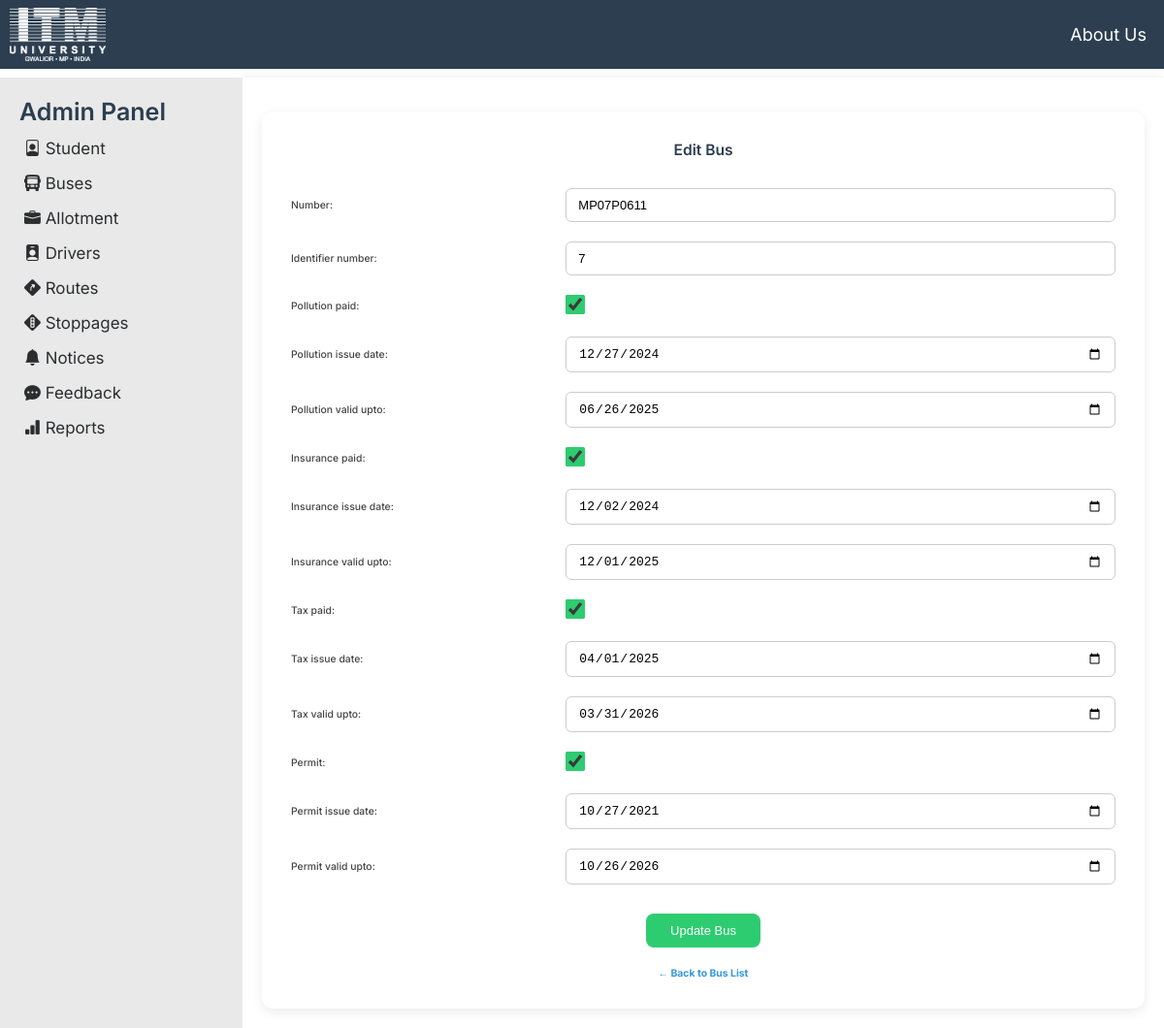
Screenshot of /bus/MP07P0611/edit/ (signed in) with the database file from the repository.
### bus_app/models.py (models this page shows, shortened)
class Bus(models.Model):
    number = models.CharField(max_length=10, unique=True)  # Example: MP07VV467
    identifier_number = models.CharField(max_length=10, unique=True, null=True, blank=True)
    pollution_paid = models.BooleanField(default=False)
    pollution_issue_date = models.DateField(null=True, blank=True)
    pollution_valid_upto = models.DateField(null=True, blank=True)
    insurance_paid = models.BooleanField(default=False)
    insurance_issue_date = models.DateField(null=True, blank=True)
    insurance_valid_upto = models.DateField(null=True, blank=True)
    tax_paid = models.BooleanField(default=False)
    tax_issue_date = models.DateField(null=True, blank=True)
    tax_valid_upto = models.DateField(null=True, blank=True)
    permit = models.BooleanField(default=False)
    permit_issue_date = models.DateField(null=True, blank=True)
    permit_valid_upto = models.DateField(null=True, blank=True)

### bus_app/views.py (the view)
# urls.py: path('bus/<str:number>/edit/', views.edit_bus, name='edit_bus'),#edit bus
def edit_bus(request, number):
    bus = get_object_or_404(Bus, number=number)
    if request.method == 'POST':
        form = BusForm(request.POST, instance=bus)
        if form.is_valid():
            form.save()
            return redirect('bus_list')  # redirect to bus list or bus detail page
    else:
        form = BusForm(instance=bus)
    return render(request, 'edit_bus.html', {'form': form,'bus': bus
    })

### bus_app/forms.py
class BusForm(forms.ModelForm):
    class Meta:
        model = Bus
        fields = ['number']

### bus_app/templates/edit_bus.html (shortened to what this page needs)
{% extends "layout.html" %}
{% load static %}
{% block extra_css %}
  <link rel="stylesheet" href="{% static 'css/bus_detail.css' %}">
{% endblock %}
{% block content %}
  <div class="form-container">
    <h2>Edit Bus</h2>
    <form method="post" id="editBusForm">
      {% for field in form.visible_fields %}
        <div class="form-row">
          <label class="form-label">{{ field.label }}:</label>
          <div class="form-input">{{ field }}</div>
        </div>
      {% endfor %}
      <button type="submit" class="submit-btn">Update Bus</button>
    </form>
    <a href="{% url 'bus_list' %}" class="back-link">← Back to Bus List</a>
  </div>
{% endblock %}

### static/css/style.css (style rules this page uses)
* { box-sizing: border-box; margin: 0; padding: 0; }
html, body { font-family: 'Arial', sans-serif; font-size: 13px; overflow-x: hidden; }
body.layout-template { margin: 0; }

### static/css/bus_detail.css (style rules this page uses)
h2 { text-align: center; margin-bottom: 25px; color: #333; }
.back-link { display: block; margin-top: 20px; text-align: center; color: #007BFF; font-weight: bold; text-decoration: none; }

### bus_app/templates/edit_bus.html (style rules this page uses)
body { font-family: 'Inter', sans-serif; }
.form-container { font-size: .8rem; background-color: #fff; padding: 30px; border-radius: 12px; box-shadow: 0 4px 12px rgba(0,0,0,0.08); max-width: 1100px; margin: auto; margin-top: 15px; }
h2 { text-align: center; margin-bottom: 30px; font-weight: 600; color: #2c3e50; }
.form-row { display: flex; align-items: center; margin-bottom: 20px; }
.form-label { flex: 1; font-weight: 500; color: #444; }
.form-input { flex: 2; }
.form-input input, .form-input select { width: 100%; padding: 9px 12px; border-radius: 6px; border: 1px solid #ccc; font-size: 1rem; transition: border-color 0.3s; }
.form-input input[type="checkbox"] { width: 20px; height: 20px; margin-right: 10px; cursor: pointer; accent-color: #2ecc71; }
.submit-btn { background-color: #2ecc71; color: white; padding: 10px 25px; border: none; border-radius: 8px; font-size: 1rem; font-weight: 500; cursor: pointer; transition: background-color 0.3s; display: block; margin: 30px auto 0; }
.back-link { display: block; text-align: center; margin-top: 20px; color: #3498db; text-decoration: none; }

### rows the page displays
Bus: visible_fields "MP07P0611" "7" "☑" "12/27/2024" "06/26/2025" "☑" "12/02/2024" "12/01/2025" "☑" "04/01/2025" "03/31/2026" "☑" "10/27/2021" "10/26/2026"

### other values shown
{{ field.label }} "Number" "Identifier number" "Pollution paid" "Pollution issue date" "Pollution valid upto" "Insurance paid" "Insurance issue date" "Insurance valid upto" "Tax paid" "Tax issue date" "Tax valid upto" "Permit" "Permit issue date" "Permit valid upto"
